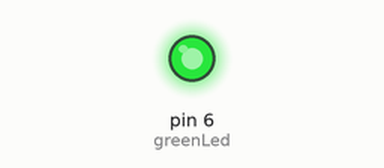
Recording of a sketch running on a simulated Arduino Uno, built with avr-gcc and run on an emulated ATmega328P. On the bench: output pins drawn as LEDs (lit = HIGH).

Above: at 0.05 s.
At 0.75 s:
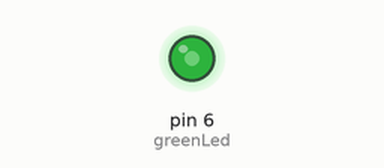
At 1.5 s:
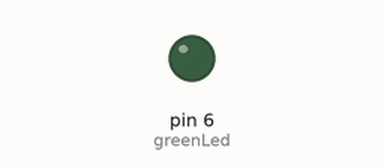
Timing chart, 0 to 3.5 s (numbered marks = the images above):
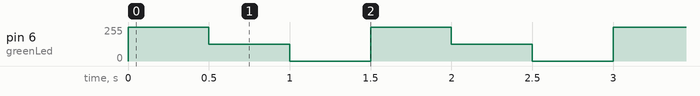

Measured:
- by itself, pin 6 (greenLed): repeats every 1.5 s: 125/255 0.50 s, 0/255 0.50 s, 255/255 0.50 s

The sketch:

BrilloLED.ino
```cpp
int greenLed = 6;
int bright1 = 255;
int bright2 = 125;
int bright3 = 0;
int dt = 500;

void setup() {
  // put your setup code here, to run once:
pinMode(greenLed,OUTPUT);
}

void loop() {
  // put your main code here, to run repeatedly:
analogWrite(greenLed, bright1);
delay(dt);
analogWrite(greenLed, bright2);
delay(dt);
analogWrite(greenLed, bright3);
delay(dt);
}
```
